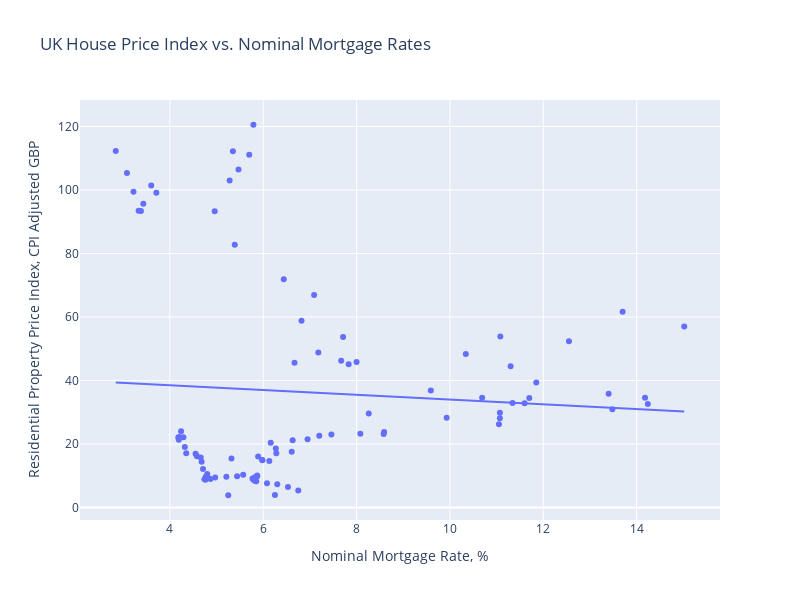

Source (notebook cell):
### Code cell
fig = px.scatter(df[:2008],x='nominal_mortrate_perc',y='real_prop_gbp',
              labels={
                  'nominal_mortrate_perc':'Nominal Mortgage Rate, %',
                  'real_prop_gbp':'Residential Property Price Index, CPI Adjusted GBP'
              },
              width=800, height=600, trendline="ols",
              title='UK House Price Index vs. Nominal Mortgage Rates')

fig.update_layout(legend=dict(
    title='Region',
    yanchor="top",
    y=0.99,
    xanchor="left",
    x=0.01
))

fig.show()
